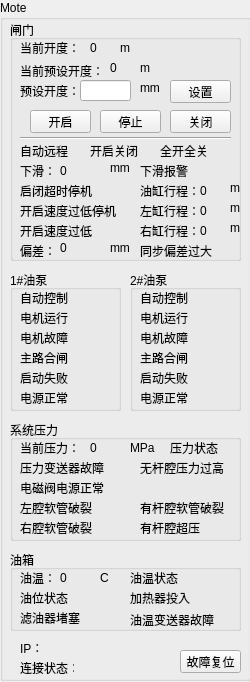
<?xml version="1.0" encoding="UTF-8"?>
<ui version="4.0">
 <class>MoteControl</class>
 <widget class="QWidget" name="MoteControl">
  <property name="enabled">
   <bool>true</bool>
  </property>
  <property name="geometry">
   <rect>
    <x>0</x>
    <y>0</y>
    <width>250</width>
    <height>682</height>
   </rect>
  </property>
  <property name="font">
   <font>
    <pointsize>10</pointsize>
   </font>
  </property>
  <property name="windowTitle">
   <string>Form</string>
  </property>
  <widget class="QGroupBox" name="groupBox_Mote">
   <property name="geometry">
    <rect>
     <x>0</x>
     <y>0</y>
     <width>251</width>
     <height>681</height>
    </rect>
   </property>
   <property name="font">
    <font>
     <pointsize>9</pointsize>
    </font>
   </property>
   <property name="title">
    <string>Mote</string>
   </property>
   <widget class="QPushButton" name="pushButton_Reset">
    <property name="geometry">
     <rect>
      <x>180</x>
      <y>650</y>
      <width>61</width>
      <height>23</height>
     </rect>
    </property>
    <property name="text">
     <string>故障复位</string>
    </property>
   </widget>
   <widget class="QGroupBox" name="groupBox_Pump1">
    <property name="geometry">
     <rect>
      <x>10</x>
      <y>270</y>
      <width>111</width>
      <height>141</height>
     </rect>
    </property>
    <property name="title">
     <string>1#油泵</string>
    </property>
    <widget class="QLabel" name="label_Pump1AutoCtrl">
     <property name="geometry">
      <rect>
       <x>10</x>
       <y>20</y>
       <width>61</width>
       <height>16</height>
      </rect>
     </property>
     <property name="text">
      <string>自动控制</string>
     </property>
    </widget>
    <widget class="QLabel" name="label_Pump1Run">
     <property name="geometry">
      <rect>
       <x>10</x>
       <y>40</y>
       <width>61</width>
       <height>16</height>
      </rect>
     </property>
     <property name="text">
      <string>电机运行</string>
     </property>
    </widget>
    <widget class="QLabel" name="label_Pump1Fault">
     <property name="geometry">
      <rect>
       <x>10</x>
       <y>60</y>
       <width>61</width>
       <height>16</height>
      </rect>
     </property>
     <property name="text">
      <string>电机故障</string>
     </property>
    </widget>
    <widget class="QLabel" name="label_Pump1Mesh">
     <property name="geometry">
      <rect>
       <x>10</x>
       <y>80</y>
       <width>61</width>
       <height>16</height>
      </rect>
     </property>
     <property name="text">
      <string>主路合闸</string>
     </property>
    </widget>
    <widget class="QLabel" name="label_Pump1StartFailed">
     <property name="geometry">
      <rect>
       <x>10</x>
       <y>100</y>
       <width>61</width>
       <height>16</height>
      </rect>
     </property>
     <property name="text">
      <string>启动失败</string>
     </property>
    </widget>
    <widget class="QLabel" name="label_CtrlPower1Ok">
     <property name="geometry">
      <rect>
       <x>10</x>
       <y>120</y>
       <width>61</width>
       <height>16</height>
      </rect>
     </property>
     <property name="text">
      <string>电源正常</string>
     </property>
    </widget>
   </widget>
   <widget class="QGroupBox" name="groupBox_OilBox">
    <property name="geometry">
     <rect>
      <x>10</x>
      <y>550</y>
      <width>231</width>
      <height>81</height>
     </rect>
    </property>
    <property name="title">
     <string>油箱</string>
    </property>
    <widget class="QLabel" name="label_OilTemp">
     <property name="geometry">
      <rect>
       <x>10</x>
       <y>20</y>
       <width>41</width>
       <height>16</height>
      </rect>
     </property>
     <property name="text">
      <string>油温：</string>
     </property>
    </widget>
    <widget class="QLabel" name="label_OilTempVal">
     <property name="geometry">
      <rect>
       <x>50</x>
       <y>20</y>
       <width>54</width>
       <height>16</height>
      </rect>
     </property>
     <property name="text">
      <string>0</string>
     </property>
    </widget>
    <widget class="QLabel" name="label_OilLevel">
     <property name="geometry">
      <rect>
       <x>10</x>
       <y>40</y>
       <width>61</width>
       <height>16</height>
      </rect>
     </property>
     <property name="text">
      <string>油位状态</string>
     </property>
    </widget>
    <widget class="QLabel" name="label_OilTempState">
     <property name="geometry">
      <rect>
       <x>120</x>
       <y>20</y>
       <width>61</width>
       <height>16</height>
      </rect>
     </property>
     <property name="text">
      <string>油温状态</string>
     </property>
    </widget>
    <widget class="QLabel" name="label_OilHeaterOn">
     <property name="geometry">
      <rect>
       <x>120</x>
       <y>40</y>
       <width>71</width>
       <height>16</height>
      </rect>
     </property>
     <property name="text">
      <string>加热器投入</string>
     </property>
    </widget>
    <widget class="QLabel" name="label_OilFilterFault">
     <property name="geometry">
      <rect>
       <x>10</x>
       <y>60</y>
       <width>81</width>
       <height>16</height>
      </rect>
     </property>
     <property name="text">
      <string>滤油器堵塞</string>
     </property>
    </widget>
    <widget class="QLabel" name="label_OilTempTransmitterFault">
     <property name="geometry">
      <rect>
       <x>120</x>
       <y>60</y>
       <width>101</width>
       <height>20</height>
      </rect>
     </property>
     <property name="text">
      <string>油温变送器故障</string>
     </property>
    </widget>
    <widget class="QLabel" name="label_OilTempUnit">
     <property name="geometry">
      <rect>
       <x>90</x>
       <y>20</y>
       <width>21</width>
       <height>16</height>
      </rect>
     </property>
     <property name="text">
      <string>C</string>
     </property>
    </widget>
   </widget>
   <widget class="QGroupBox" name="groupBox_SysPress">
    <property name="geometry">
     <rect>
      <x>10</x>
      <y>420</y>
      <width>231</width>
      <height>121</height>
     </rect>
    </property>
    <property name="title">
     <string>系统压力</string>
    </property>
    <widget class="QLabel" name="label_SysPressVal">
     <property name="geometry">
      <rect>
       <x>80</x>
       <y>20</y>
       <width>54</width>
       <height>16</height>
      </rect>
     </property>
     <property name="text">
      <string>0</string>
     </property>
    </widget>
    <widget class="QLabel" name="label_SysPress">
     <property name="geometry">
      <rect>
       <x>10</x>
       <y>20</y>
       <width>61</width>
       <height>16</height>
      </rect>
     </property>
     <property name="text">
      <string>当前压力：</string>
     </property>
    </widget>
    <widget class="QLabel" name="label_PressAlarm">
     <property name="geometry">
      <rect>
       <x>160</x>
       <y>20</y>
       <width>61</width>
       <height>16</height>
      </rect>
     </property>
     <property name="text">
      <string>压力状态</string>
     </property>
    </widget>
    <widget class="QLabel" name="label_LeftCavityPipeBreak">
     <property name="geometry">
      <rect>
       <x>10</x>
       <y>80</y>
       <width>101</width>
       <height>16</height>
      </rect>
     </property>
     <property name="text">
      <string>左腔软管破裂</string>
     </property>
    </widget>
    <widget class="QLabel" name="label_RightCavityPipeBreak">
     <property name="geometry">
      <rect>
       <x>10</x>
       <y>100</y>
       <width>101</width>
       <height>16</height>
      </rect>
     </property>
     <property name="text">
      <string>右腔软管破裂</string>
     </property>
    </widget>
    <widget class="QLabel" name="label_CavityPipeBreak">
     <property name="geometry">
      <rect>
       <x>130</x>
       <y>80</y>
       <width>101</width>
       <height>16</height>
      </rect>
     </property>
     <property name="text">
      <string>有杆腔软管破裂</string>
     </property>
    </widget>
    <widget class="QLabel" name="label_CavityPressOver">
     <property name="geometry">
      <rect>
       <x>130</x>
       <y>100</y>
       <width>101</width>
       <height>16</height>
      </rect>
     </property>
     <property name="text">
      <string>有杆腔超压</string>
     </property>
    </widget>
    <widget class="QLabel" name="label_PressConverterFault">
     <property name="geometry">
      <rect>
       <x>10</x>
       <y>40</y>
       <width>101</width>
       <height>16</height>
      </rect>
     </property>
     <property name="text">
      <string>压力变送器故障</string>
     </property>
    </widget>
    <widget class="QLabel" name="label_NoPoleCavityPressHigh">
     <property name="geometry">
      <rect>
       <x>130</x>
       <y>40</y>
       <width>101</width>
       <height>16</height>
      </rect>
     </property>
     <property name="text">
      <string>无杆腔压力过高</string>
     </property>
    </widget>
    <widget class="QLabel" name="label_ElectromagneticPowerOk">
     <property name="geometry">
      <rect>
       <x>10</x>
       <y>60</y>
       <width>101</width>
       <height>16</height>
      </rect>
     </property>
     <property name="text">
      <string>电磁阀电源正常</string>
     </property>
    </widget>
    <widget class="QLabel" name="label_SysPressUnit">
     <property name="geometry">
      <rect>
       <x>120</x>
       <y>20</y>
       <width>31</width>
       <height>16</height>
      </rect>
     </property>
     <property name="text">
      <string>MPa</string>
     </property>
    </widget>
   </widget>
   <widget class="QGroupBox" name="groupBox_Gate">
    <property name="geometry">
     <rect>
      <x>10</x>
      <y>20</y>
      <width>231</width>
      <height>241</height>
     </rect>
    </property>
    <property name="title">
     <string>闸门</string>
    </property>
    <widget class="QPushButton" name="pushButton_GateOpen">
     <property name="geometry">
      <rect>
       <x>20</x>
       <y>90</y>
       <width>61</width>
       <height>23</height>
      </rect>
     </property>
     <property name="text">
      <string>开启</string>
     </property>
    </widget>
    <widget class="QPushButton" name="pushButton_GateConfig">
     <property name="geometry">
      <rect>
       <x>160</x>
       <y>60</y>
       <width>61</width>
       <height>23</height>
      </rect>
     </property>
     <property name="text">
      <string>设置</string>
     </property>
    </widget>
    <widget class="QLabel" name="label_CurrGateOpen">
     <property name="geometry">
      <rect>
       <x>10</x>
       <y>20</y>
       <width>61</width>
       <height>16</height>
      </rect>
     </property>
     <property name="text">
      <string>当前开度：</string>
     </property>
    </widget>
    <widget class="QLineEdit" name="lineEdit_GateOpenCfgVal">
     <property name="geometry">
      <rect>
       <x>70</x>
       <y>60</y>
       <width>51</width>
       <height>21</height>
      </rect>
     </property>
    </widget>
    <widget class="QLabel" name="label_CurrGateOpenVal">
     <property name="geometry">
      <rect>
       <x>80</x>
       <y>20</y>
       <width>21</width>
       <height>16</height>
      </rect>
     </property>
     <property name="text">
      <string>0</string>
     </property>
    </widget>
    <widget class="QLabel" name="label_GateOpenCfg">
     <property name="geometry">
      <rect>
       <x>10</x>
       <y>60</y>
       <width>61</width>
       <height>21</height>
      </rect>
     </property>
     <property name="text">
      <string>预设开度：</string>
     </property>
    </widget>
    <widget class="QPushButton" name="pushButton_GateClose">
     <property name="geometry">
      <rect>
       <x>160</x>
       <y>90</y>
       <width>61</width>
       <height>23</height>
      </rect>
     </property>
     <property name="text">
      <string>关闭</string>
     </property>
    </widget>
    <widget class="QPushButton" name="pushButton_GateStop">
     <property name="geometry">
      <rect>
       <x>90</x>
       <y>90</y>
       <width>61</width>
       <height>23</height>
      </rect>
     </property>
     <property name="text">
      <string>停止</string>
     </property>
    </widget>
    <widget class="Line" name="line">
     <property name="geometry">
      <rect>
       <x>10</x>
       <y>110</y>
       <width>211</width>
       <height>16</height>
      </rect>
     </property>
     <property name="orientation">
      <enum>Qt::Horizontal</enum>
     </property>
    </widget>
    <widget class="QLabel" name="label_GateOpenCfgRead">
     <property name="geometry">
      <rect>
       <x>10</x>
       <y>40</y>
       <width>91</width>
       <height>21</height>
      </rect>
     </property>
     <property name="text">
      <string>当前预设开度：</string>
     </property>
    </widget>
    <widget class="QLabel" name="label_GateOpenCfgReadVal">
     <property name="geometry">
      <rect>
       <x>100</x>
       <y>40</y>
       <width>21</width>
       <height>16</height>
      </rect>
     </property>
     <property name="text">
      <string>0</string>
     </property>
    </widget>
    <widget class="QLabel" name="label_GateDown">
     <property name="geometry">
      <rect>
       <x>10</x>
       <y>140</y>
       <width>41</width>
       <height>21</height>
      </rect>
     </property>
     <property name="text">
      <string>下滑：</string>
     </property>
    </widget>
    <widget class="QLabel" name="label_GateDownVal">
     <property name="geometry">
      <rect>
       <x>50</x>
       <y>140</y>
       <width>41</width>
       <height>21</height>
      </rect>
     </property>
     <property name="text">
      <string>0</string>
     </property>
    </widget>
    <widget class="QLabel" name="label_GateDeviation">
     <property name="geometry">
      <rect>
       <x>10</x>
       <y>220</y>
       <width>41</width>
       <height>21</height>
      </rect>
     </property>
     <property name="text">
      <string>偏差：</string>
     </property>
    </widget>
    <widget class="QLabel" name="label_GateDeviationVal">
     <property name="geometry">
      <rect>
       <x>50</x>
       <y>220</y>
       <width>41</width>
       <height>16</height>
      </rect>
     </property>
     <property name="text">
      <string>0</string>
     </property>
    </widget>
    <widget class="QLabel" name="label_GateLeftTravel">
     <property name="geometry">
      <rect>
       <x>130</x>
       <y>180</y>
       <width>61</width>
       <height>21</height>
      </rect>
     </property>
     <property name="text">
      <string>左缸行程：</string>
     </property>
    </widget>
    <widget class="QLabel" name="label_GateRightTravel">
     <property name="geometry">
      <rect>
       <x>130</x>
       <y>200</y>
       <width>61</width>
       <height>21</height>
      </rect>
     </property>
     <property name="text">
      <string>右缸行程：</string>
     </property>
    </widget>
    <widget class="QLabel" name="label_GateLeftTravelVal">
     <property name="geometry">
      <rect>
       <x>190</x>
       <y>180</y>
       <width>21</width>
       <height>21</height>
      </rect>
     </property>
     <property name="text">
      <string>0</string>
     </property>
    </widget>
    <widget class="QLabel" name="label_GateRightTravelVal">
     <property name="geometry">
      <rect>
       <x>190</x>
       <y>200</y>
       <width>21</width>
       <height>21</height>
      </rect>
     </property>
     <property name="text">
      <string>0</string>
     </property>
    </widget>
    <widget class="QLabel" name="label_GateAutoRemoteCtrl">
     <property name="geometry">
      <rect>
       <x>10</x>
       <y>120</y>
       <width>61</width>
       <height>21</height>
      </rect>
     </property>
     <property name="text">
      <string>自动远程</string>
     </property>
    </widget>
    <widget class="QLabel" name="label_GateOpenClose">
     <property name="geometry">
      <rect>
       <x>150</x>
       <y>120</y>
       <width>61</width>
       <height>21</height>
      </rect>
     </property>
     <property name="text">
      <string>全开全关</string>
     </property>
    </widget>
    <widget class="QLabel" name="label_GateOnOff">
     <property name="geometry">
      <rect>
       <x>80</x>
       <y>120</y>
       <width>61</width>
       <height>21</height>
      </rect>
     </property>
     <property name="text">
      <string>开启关闭</string>
     </property>
    </widget>
    <widget class="QLabel" name="label_GateDownAlarm">
     <property name="geometry">
      <rect>
       <x>130</x>
       <y>140</y>
       <width>61</width>
       <height>21</height>
      </rect>
     </property>
     <property name="text">
      <string>下滑报警</string>
     </property>
    </widget>
    <widget class="QLabel" name="label_GateOpenSlowAlarm">
     <property name="geometry">
      <rect>
       <x>10</x>
       <y>200</y>
       <width>111</width>
       <height>21</height>
      </rect>
     </property>
     <property name="text">
      <string>开启速度过低</string>
     </property>
    </widget>
    <widget class="QLabel" name="label_GateOpenSlowStop">
     <property name="geometry">
      <rect>
       <x>10</x>
       <y>180</y>
       <width>131</width>
       <height>21</height>
      </rect>
     </property>
     <property name="text">
      <string>开启速度过低停机</string>
     </property>
    </widget>
    <widget class="QLabel" name="label_GateTimeoutStop">
     <property name="geometry">
      <rect>
       <x>10</x>
       <y>160</y>
       <width>111</width>
       <height>21</height>
      </rect>
     </property>
     <property name="text">
      <string>启闭超时停机</string>
     </property>
    </widget>
    <widget class="QLabel" name="label_GateDeviationOver">
     <property name="geometry">
      <rect>
       <x>130</x>
       <y>220</y>
       <width>91</width>
       <height>21</height>
      </rect>
     </property>
     <property name="text">
      <string>同步偏差过大</string>
     </property>
    </widget>
    <widget class="QLabel" name="label_GateTravel">
     <property name="geometry">
      <rect>
       <x>130</x>
       <y>160</y>
       <width>61</width>
       <height>21</height>
      </rect>
     </property>
     <property name="text">
      <string>油缸行程：</string>
     </property>
    </widget>
    <widget class="QLabel" name="label_GateTravelVal">
     <property name="geometry">
      <rect>
       <x>190</x>
       <y>160</y>
       <width>21</width>
       <height>21</height>
      </rect>
     </property>
     <property name="text">
      <string>0</string>
     </property>
    </widget>
    <widget class="QLabel" name="label_GateOpenValUnit">
     <property name="geometry">
      <rect>
       <x>110</x>
       <y>20</y>
       <width>21</width>
       <height>16</height>
      </rect>
     </property>
     <property name="text">
      <string>m</string>
     </property>
    </widget>
    <widget class="QLabel" name="label_GateOpenCfgValUnit">
     <property name="geometry">
      <rect>
       <x>130</x>
       <y>40</y>
       <width>21</width>
       <height>16</height>
      </rect>
     </property>
     <property name="text">
      <string>m</string>
     </property>
    </widget>
    <widget class="QLabel" name="label_GateTravelValUnit">
     <property name="geometry">
      <rect>
       <x>220</x>
       <y>160</y>
       <width>21</width>
       <height>16</height>
      </rect>
     </property>
     <property name="text">
      <string>m</string>
     </property>
    </widget>
    <widget class="QLabel" name="label_GateLeftTravelValUnit">
     <property name="geometry">
      <rect>
       <x>220</x>
       <y>180</y>
       <width>21</width>
       <height>16</height>
      </rect>
     </property>
     <property name="text">
      <string>m</string>
     </property>
    </widget>
    <widget class="QLabel" name="label_GateRightTravelValUnit">
     <property name="geometry">
      <rect>
       <x>220</x>
       <y>200</y>
       <width>21</width>
       <height>16</height>
      </rect>
     </property>
     <property name="text">
      <string>m</string>
     </property>
    </widget>
    <widget class="QLabel" name="label_GateDownValUnit">
     <property name="geometry">
      <rect>
       <x>100</x>
       <y>140</y>
       <width>21</width>
       <height>16</height>
      </rect>
     </property>
     <property name="text">
      <string>mm</string>
     </property>
    </widget>
    <widget class="QLabel" name="label_GateDeviationValUnit">
     <property name="geometry">
      <rect>
       <x>100</x>
       <y>220</y>
       <width>21</width>
       <height>16</height>
      </rect>
     </property>
     <property name="text">
      <string>mm</string>
     </property>
    </widget>
    <widget class="QLabel" name="label_GateOpenCfgValUnit_2">
     <property name="geometry">
      <rect>
       <x>130</x>
       <y>60</y>
       <width>21</width>
       <height>16</height>
      </rect>
     </property>
     <property name="text">
      <string>mm</string>
     </property>
    </widget>
   </widget>
   <widget class="QGroupBox" name="groupBox_Pump2">
    <property name="geometry">
     <rect>
      <x>130</x>
      <y>270</y>
      <width>111</width>
      <height>141</height>
     </rect>
    </property>
    <property name="title">
     <string>2#油泵</string>
    </property>
    <widget class="QLabel" name="label_Pump2AutoCtrl">
     <property name="geometry">
      <rect>
       <x>10</x>
       <y>20</y>
       <width>61</width>
       <height>16</height>
      </rect>
     </property>
     <property name="text">
      <string>自动控制</string>
     </property>
    </widget>
    <widget class="QLabel" name="label_CtrlPower2Ok">
     <property name="geometry">
      <rect>
       <x>10</x>
       <y>120</y>
       <width>61</width>
       <height>16</height>
      </rect>
     </property>
     <property name="text">
      <string>电源正常</string>
     </property>
    </widget>
    <widget class="QLabel" name="label_Pump2Fault">
     <property name="geometry">
      <rect>
       <x>10</x>
       <y>60</y>
       <width>61</width>
       <height>16</height>
      </rect>
     </property>
     <property name="text">
      <string>电机故障</string>
     </property>
    </widget>
    <widget class="QLabel" name="label_Pump2Run">
     <property name="geometry">
      <rect>
       <x>10</x>
       <y>40</y>
       <width>61</width>
       <height>16</height>
      </rect>
     </property>
     <property name="text">
      <string>电机运行</string>
     </property>
    </widget>
    <widget class="QLabel" name="label_Pump2Mesh">
     <property name="geometry">
      <rect>
       <x>10</x>
       <y>80</y>
       <width>61</width>
       <height>16</height>
      </rect>
     </property>
     <property name="text">
      <string>主路合闸</string>
     </property>
    </widget>
    <widget class="QLabel" name="label_Pump2StartFailed">
     <property name="geometry">
      <rect>
       <x>10</x>
       <y>100</y>
       <width>61</width>
       <height>16</height>
      </rect>
     </property>
     <property name="text">
      <string>启动失败</string>
     </property>
    </widget>
   </widget>
   <widget class="QLabel" name="label_Ip">
    <property name="geometry">
     <rect>
      <x>20</x>
      <y>640</y>
      <width>21</width>
      <height>16</height>
     </rect>
    </property>
    <property name="text">
     <string>IP：</string>
    </property>
   </widget>
   <widget class="QLabel" name="label_IpAddr">
    <property name="geometry">
     <rect>
      <x>50</x>
      <y>640</y>
      <width>91</width>
      <height>16</height>
     </rect>
    </property>
    <property name="text">
     <string/>
    </property>
   </widget>
   <widget class="QLabel" name="label_ConnectState">
    <property name="geometry">
     <rect>
      <x>20</x>
      <y>660</y>
      <width>54</width>
      <height>16</height>
     </rect>
    </property>
    <property name="text">
     <string>连接状态：</string>
    </property>
   </widget>
   <widget class="QLabel" name="label_ConnectStateVal">
    <property name="geometry">
     <rect>
      <x>90</x>
      <y>660</y>
      <width>61</width>
      <height>16</height>
     </rect>
    </property>
    <property name="text">
     <string/>
    </property>
   </widget>
  </widget>
 </widget>
 <resources/>
 <connections/>
</ui>
